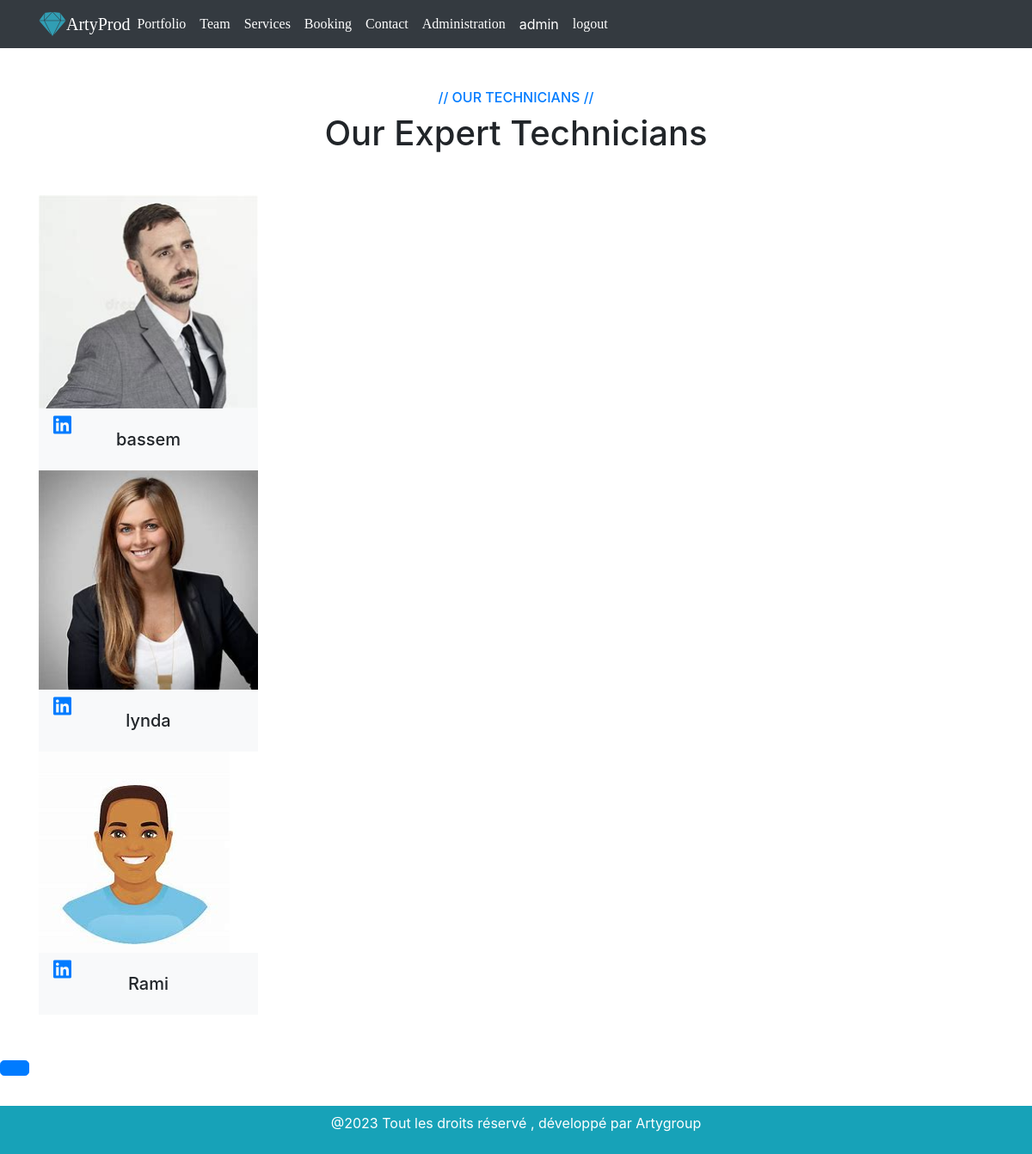
/design/team/ (signed in), run on the app's committed database.
### design/models.py (models this page shows, shortened)
class Personnel(models.Model):
    nom=models.CharField(max_length=100)
    fichier_cv=models.ImageField(blank=True)
    fichier_photo=models.FileField(upload_to="pictures/",max_length=250,null=True,default=None)
    lien_linkedIn=models.URLField()
    equipe=models.ForeignKey(Equipe,on_delete=models.CASCADE,null=True)

### design/views.py (the view)
# urls.py: path('team/',views.indexT,name='indexT'),
def indexT(request):
    personnels=Personnel.objects.all()
    context={'personnels':personnels}
    return render(request,'design/team.html',context)

### design/templates/design/team.html (shortened to what this page needs)
{% extends 'design/base.html' %}
{% load static %}
    {% block content %}
    <div class="container-xxl py-5">
        <div class="container">
            <div class="text-center wow fadeInUp" data-wow-delay="0.1s">
                <h6 class="text-primary text-uppercase">// Our Technicians //</h6>
                <h1 class="mb-5">Our Expert Technicians</h1>
            </div>
            {% for personnel in personnels %}
            <div class="row g-4">
                <div class="col-lg-3 col-md-6 wow fadeInUp" data-wow-delay="0.1s">
                    <div class="team-item">
                        <div class="position-relative overflow-hidden">
                            <img class="img-fluid" src="/media/{{personnel.fichier_cv}}">
                            <div class="team-overlay position-absolute start-0 top-0 w-100 h-100">
                                <a class="btn btn-square mx-1" href="{{personnel.lien_linkedIn}}"><i
                                        class="fab fa-linkedin fa-xl"></i></a>
                            </div>
                        </div>
                        <div class="bg-light text-center p-4">
                            <h5 class="fw-bold mb-0">{{personnel.nom}}</h5>
                        </div>
                    </div>
                </div>
            </div>
            {% endfor %}
        </div>
    </div>
    <a href="#" class="btn btn-lg btn-primary btn-lg-square back-to-top"></a>
    {% endblock%}

### design/templates/design/base.html (shortened to what this page needs)
{% load static %}
<!DOCTYPE html>
<html>
<head>
  <link rel="stylesheet" href="https://cdn.jsdelivr.net/npm/bootstrap@4.0.0/dist/css/bootstrap.min.css">
  <link rel="stylesheet" href="https://cdn.jsdelivr.net/npm/@fortawesome/fontawesome-free@6.2.1/css/fontawesome.min.css">
  <link rel="stylesheet" href="https://cdnjs.cloudflare.com/ajax/libs/font-awesome/6.4.0/css/all.min.css" />  <meta charset='utf-8'>
<link rel='stylesheet' type='text/css' media='screen'
href="{% static 'css/base.css'%}">
</head>
<body>
  <nav class="navbar navbar-expand-lg navbar-dark bg-dark">
    <div class="container">
      <i class="fa-brands fa-sketch fa-2xl" style="color:#319eb4;"></i>
        <a class="navbar-brand text-white m-0" style="font-family: 'Times New Roman', Times, serif;" href="{% url 'indexP' %}"> ArtyProd</a>
        <div class="collapse navbar-collapse" id="navbarSupportedContent">
          <ul class="navbar-nav me-auto mb-2 mb-lg-0">
            <li class="nav-item">
              <a class="nav-link active text-white" style="font-family: 'Times New Roman', Times, serif;" aria-current="page" href="{% url 'index' %}">Portfolio</a>
            </li>
            <li class="nav-item">
              <a class="nav-link text-white " style="font-family: 'Times New Roman', Times, serif;" href="{% url 'indexT' %}">Team</a>
            </li>
            <div class="nav-item ">
              <a  href="{% url 'service' %}" style="font-family: 'Times New Roman', Times, serif;" class="nav-link active text-white">Services</a>
           </div>
           <div class="nav-item ">
              <a  href="{% url 'booking' %}" style="font-family: 'Times New Roman', Times, serif;" class="nav-link active text-white">Booking</a>
           </div>
            <li class="nav-item ">
              <a class="nav-link text-white" style="font-family: 'Times New Roman', Times, serif;" href="{% url 'contact' %}">Contact</a>
            </li>
            <li class="nav-item ">
              <a class="nav-link text-white " style="font-family: 'Times New Roman', Times, serif;" href="{% url 'admin:index' %}">Administration</a>
            </li>
            {% if user.is_authenticated %}
            <li class="nav-item active " style="text-shadow: #319eb4;">
              <a class="nav-link" href="{% url 'profile' %}">{{user}}</a>
           </li>
            <li class="nav-item active">
              <a class="nav-link text-white"  style="font-family: 'Times New Roman', Times, serif;" href="{% url 'logout' %}">logout</a>
            </li>
           {% endif %}
          </ul>
        </div>
    </div>
  </nav>
{% block content %}
{% endblock %}
<footer class=" bg-info p-2 fixed-bottom container-fluid">
  <p class="text-center text-white"> @2023 Tout les droits réservé , développé par Artygroup </p>
</footer>
</body>
</html>

### data on the page
Personnel: fichier_cv (picture), nom "bassem"
Personnel: fichier_cv (picture), nom "lynda"
Personnel: fichier_cv (picture), nom "Rami"

### other printed values
{{ user }} "admin"
